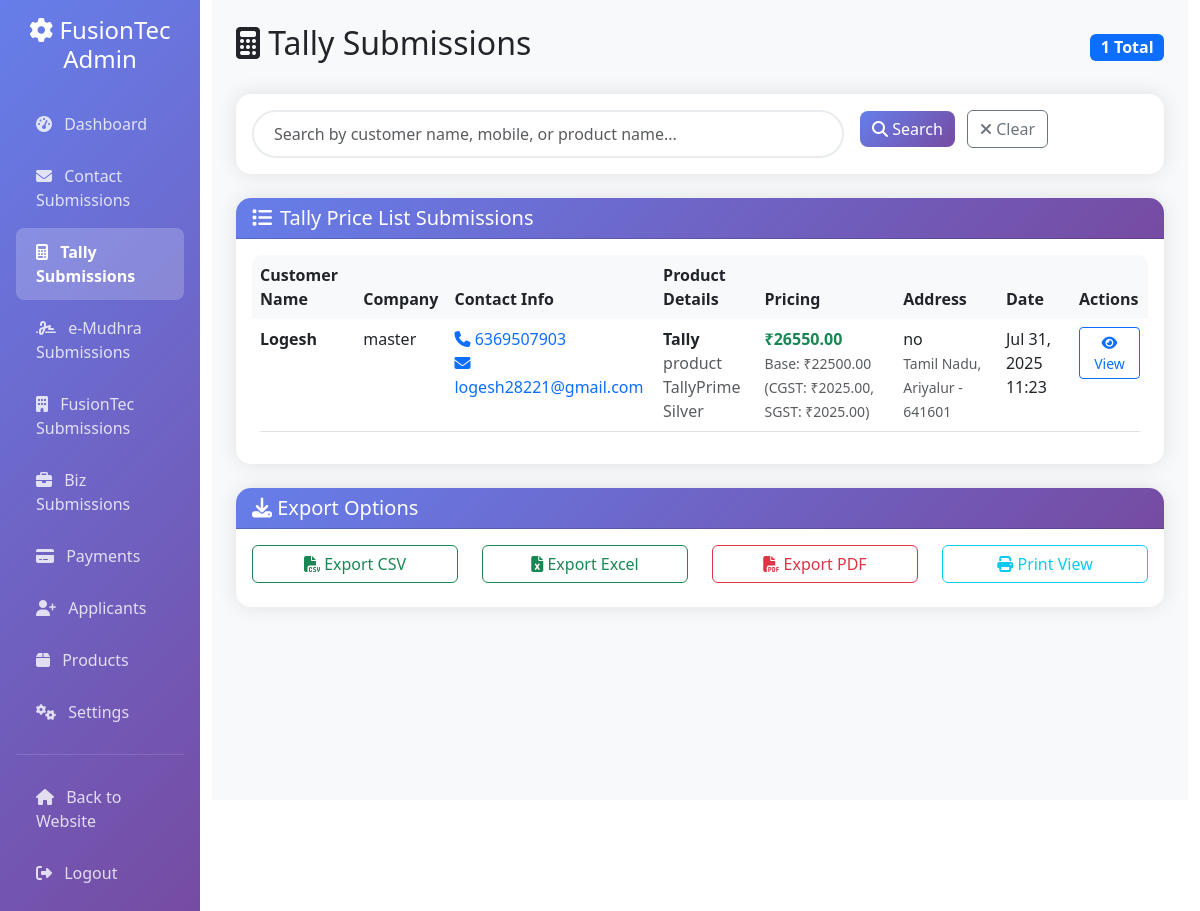
The app's page /admin-tally/ (signed in) with its own data.
### products/models.py (models this page shows, shortened)
class TallyPriceListSubmission(models.Model):
    customer_name = models.CharField(max_length=200)
    company_name = models.CharField(max_length=200, blank=True, null=True)
    has_gst = models.BooleanField(default=True)
    gst_number = models.CharField(max_length=50, blank=True, null=True)
    address = models.TextField(blank=True, null=True)
    state = models.CharField(max_length=100, blank=True, null=True)
    district = models.CharField(max_length=100, blank=True, null=True)
    pincode = models.CharField(max_length=20, blank=True, null=True)
    mobile = models.CharField(max_length=20)
    email = models.EmailField(blank=True, null=True)
    product_name = models.CharField(max_length=100)
    product_type = models.CharField(max_length=50)
    product_type_detail = models.CharField(max_length=100, blank=True, null=True)
    basic_amount = models.DecimalField(max_digits=10, decimal_places=2, blank=True, null=True)
    cgst = models.DecimalField(max_digits=10, decimal_places=2, blank=True, null=True)
    sgst = models.DecimalField(max_digits=10, decimal_places=2, blank=True, null=True)
    total_price = models.DecimalField(max_digits=10, decimal_places=2, blank=True, null=True)
    created_at = models.DateTimeField(auto_now_add=True)

### products/views.py (the view)
# urls.py: path('admin-tally/', views.custom_admin_tally_submissions, name='custom_admin_tally_submissions'),
@login_required
def custom_admin_tally_submissions(request):
    search_query = request.GET.get('search', '')
    submissions = TallyPriceListSubmission.objects.all()
    if search_query:
        submissions = submissions.filter(
            Q(customer_name__icontains=search_query) |
            Q(mobile__icontains=search_query) |
            Q(product_name__icontains=search_query)
        )
    paginator = Paginator(submissions.order_by('-created_at'), 20)
    page_number = request.GET.get('page')
    page_obj = paginator.get_page(page_number)
    context = {
        'page_obj': page_obj,
        'search_query': search_query,
    }
    return render(request, 'products/admin/tally_submissions.html', context)

### products/templates/products/admin/tally_submissions.html (shortened to what this page needs)
{% extends 'products/admin/base.html' %}
{% block content %}
<div class="row">
    <div class="col-12">
        <div class="d-flex justify-content-between align-items-center mb-4">
            <h2><i class="fas fa-calculator"></i> Tally Submissions</h2>
            <span class="badge bg-primary fs-6">{{ page_obj.paginator.count }} Total</span>
        </div>
    </div>
</div>
<div class="row mb-4">
    <div class="col-12">
        <div class="card">
            <div class="card-body">
                <form method="GET" class="row g-3">
                    <div class="col-md-8">
                        <input type="text" name="search" class="form-control search-box"
                               placeholder="Search by customer name, mobile, or product name..."
                               value="{{ search_query }}">
                    </div>
                    <div class="col-md-4">
                        <button type="submit" class="btn btn-primary me-2">
                            <i class="fas fa-search"></i> Search
                        </button>
                        <a href="{% url 'custom_admin_tally_submissions' %}" class="btn btn-outline-secondary">
                            <i class="fas fa-times"></i> Clear
                        </a>
                    </div>
                </form>
            </div>
        </div>
    </div>
</div>
<div class="row">
    <div class="col-12">
        <div class="card">
            <div class="card-header">
                <h5 class="mb-0"><i class="fas fa-list me-2"></i>Tally Price List Submissions</h5>
            </div>
            <div class="card-body">
                {% if page_obj %}
                    <div class="table-responsive">
                        <table class="table table-hover">
                            <thead>
                                <tr>
                                    <th>Customer Name</th>
                                    <th>Company</th>
                                    <th>Contact Info</th>
                                    <th>Product Details</th>
                                    <th>Pricing</th>
                                    <th>Address</th>
                                    <th>Date</th>
                                    <th>Actions</th>
                                </tr>
                            </thead>
                            <tbody>
                                {% for submission in page_obj %}
                                <tr>
                                    <td>
                                        <strong>{{ submission.customer_name }}</strong>
                                    </td>
                                    <td>
                                        {% if submission.company_name %}
                                            {{ submission.company_name }}
                                        {% else %}
                                            <span class="text-muted">-</span>
                                        {% endif %}
                                    </td>
                                    <td>
                                        <div>
                                            <a href="tel:{{ submission.mobile }}" class="text-decoration-none">
                                                <i class="fas fa-phone"></i> {{ submission.mobile }}
                                            </a>
                                        </div>
                                        {% if submission.email %}
                                            <div>
                                                <a href="mailto:{{ submission.email }}" class="text-decoration-none">
                                                    <i class="fas fa-envelope"></i> {{ submission.email }}
                                                </a>
                                            </div>
                                        {% endif %}
                                    </td>
                                    <td>
                                        <div><strong>{{ submission.product_name }}</strong></div>
                                        <div class="text-muted">{{ submission.product_type }}</div>
                                        {% if submission.product_type_detail %}
                                            <div class="text-muted">{{ submission.product_type_detail }}</div>
                                        {% endif %}
                                    </td>
                                    <td>
                                        {% if submission.total_price %}
                                            <div class="text-success fw-bold">₹{{ submission.total_price }}</div>
                                            {% if submission.basic_amount %}
                                                <small class="text-muted">
                                                    Base: ₹{{ submission.basic_amount }}
                                                    {% if submission.cgst or submission.sgst %}
                                                        (CGST: ₹{{ submission.cgst|default:0 }}, SGST: ₹{{ submission.sgst|default:0 }})
                                                    {% endif %}
                                                </small>
                                            {% endif %}
                                        {% else %}
                                            <span class="text-muted">Price not set</span>
                                        {% endif %}
                                    </td>
                                    <td>
                                        {% if submission.address %}
                                            <span data-bs-toggle="tooltip" data-bs-placement="top"
                                                  title="{{ submission.address }}">
                                                {{ submission.address|truncatechars:50 }}
                                            </span>
                                            {% if submission.state or submission.district %}
                                                <br><small class="text-muted">
                                                    {{ submission.state }}{% if submission.district %}, {{ submission.district }}{% endif %}
                                                    {% if submission.pincode %} - {{ submission.pincode }}{% endif %}
                                                </small>
                                            {% endif %}
                                        {% else %}
                                            <span class="text-muted">No address</span>
                                        {% endif %}
                                    </td>
                                    <td>{{ submission.created_at|date:"M d, Y H:i" }}</td>
                                    <td>
                                        <button class="btn btn-sm btn-outline-primary"
                                                data-bs-toggle="modal"
                                                data-bs-target="#submissionModal{{ submission.id }}">
                                            <i class="fas fa-eye"></i> View
                                        </button>
                                    </td>
                                </tr>
                                {% endfor %}
                            </tbody>
                        </table>
                    </div>
                {% endif %}
            </div>
        </div>
    </div>
</div>
<div class="row mt-4">
    <div class="col-12">
        <div class="card">
            <div class="card-header">
                <h5 class="mb-0"><i class="fas fa-download"></i> Export Options</h5>
            </div>
            <div class="card-body">
                <div class="row">
                    <div class="col-md-3">
                        <a href="{% url 'custom_admin_tally_submissions' %}?export=csv{% if search_query %}&search={{ search_query }}{% endif %}"
                           class="btn btn-outline-success w-100 mb-2">
                            <i class="fas fa-file-csv"></i> Export CSV
                        </a>
                    </div>
                    <div class="col-md-3">
                        <a href="{% url 'custom_admin_tally_submissions' %}?export=excel{% if search_query %}&search={{ search_query }}{% endif %}"
                           class="btn btn-outline-success w-100 mb-2">
                            <i class="fas fa-file-excel"></i> Export Excel
                        </a>
                    </div>
                    <div class="col-md-3">
                        <a href="{% url 'custom_admin_tally_submissions' %}?export=pdf{% if search_query %}&search={{ search_query }}{% endif %}"
                           class="btn btn-outline-danger w-100 mb-2">
                            <i class="fas fa-file-pdf"></i> Export PDF
                        </a>
                    </div>
                    <div class="col-md-3">
                        <button class="btn btn-outline-info w-100 mb-2" onclick="window.print()">
                            <i class="fas fa-print"></i> Print View
                        </button>
                    </div>
                </div>
            </div>
        </div>
    </div>
</div>
{% endblock %}

### products/templates/products/admin/base.html (style rules this page uses)
.card { border: none; border-radius: 15px; box-shadow: 0 0 20px rgba(0,0,0,0.1); }
.card-header { background: linear-gradient(135deg, #667eea 0%, #764ba2 100%); color: white; border-radius: 15px 15px 0 0 !important; }
.btn-primary { background: linear-gradient(135deg, #667eea 0%, #764ba2 100%); border: none; border-radius: 8px; }
.table { border-radius: 10px; overflow: hidden; }
.table thead th { background: #f8f9fa; border: none; font-weight: 600; }
.search-box { border-radius: 25px; border: 2px solid #e9ecef; padding: 10px 20px; }

### records on screen
TallyPriceListSubmission: customer_name "Logesh", company_name "master", mobile "6369507903", email "logesh28221@gmail.com", product_name "Tally", product_type "product", product_type_detail "TallyPrime Silver", total_price "26550.00", basic_amount "22500.00", cgst "2025.00", sgst "2025.00", address "no", state "Tamil Nadu", district "Ariyalur", pincode "641601", created_at "Jul 31, 2025 11:23"

### other values on screen
{{ page_obj.paginator.count }} "1"
